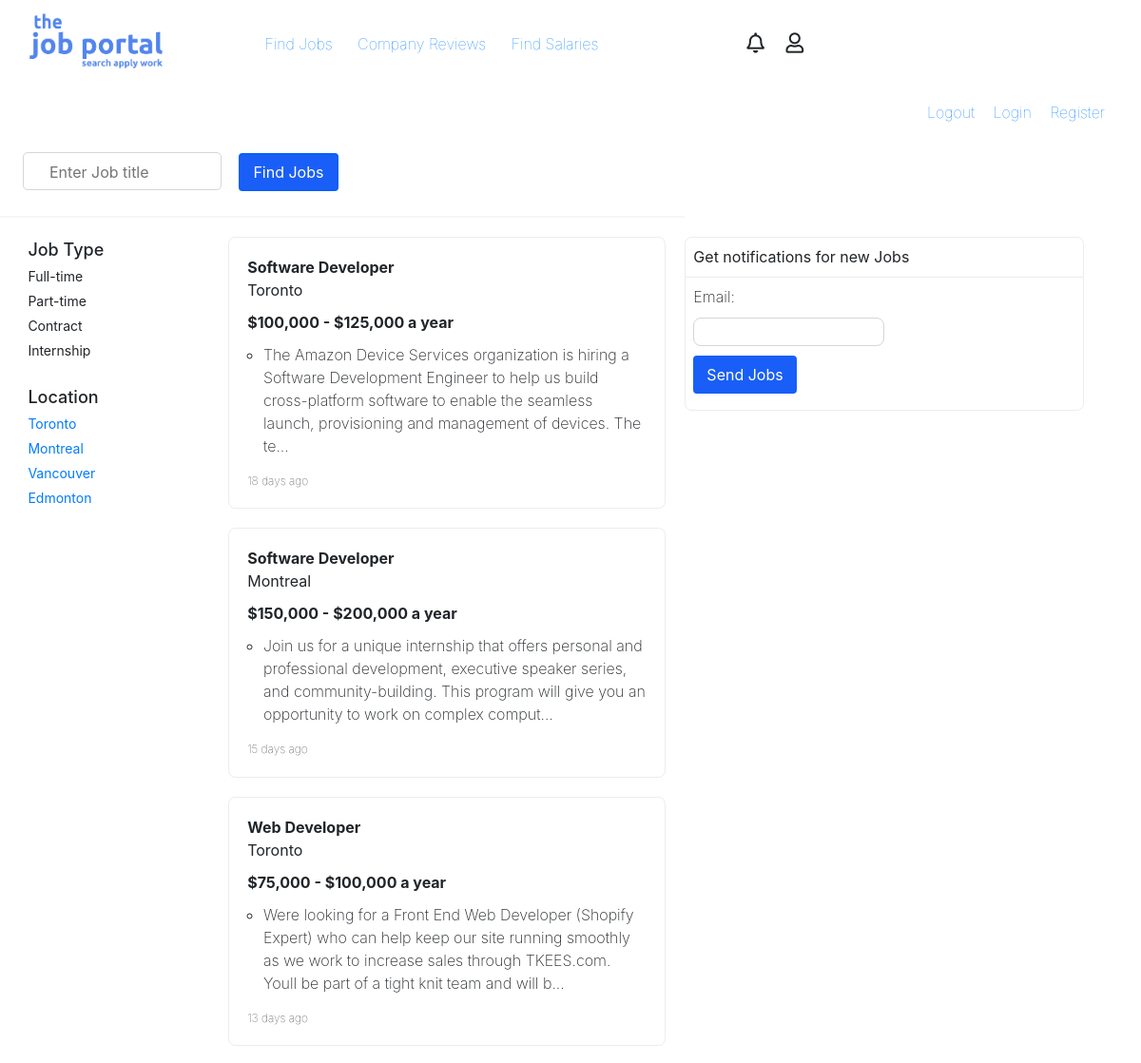
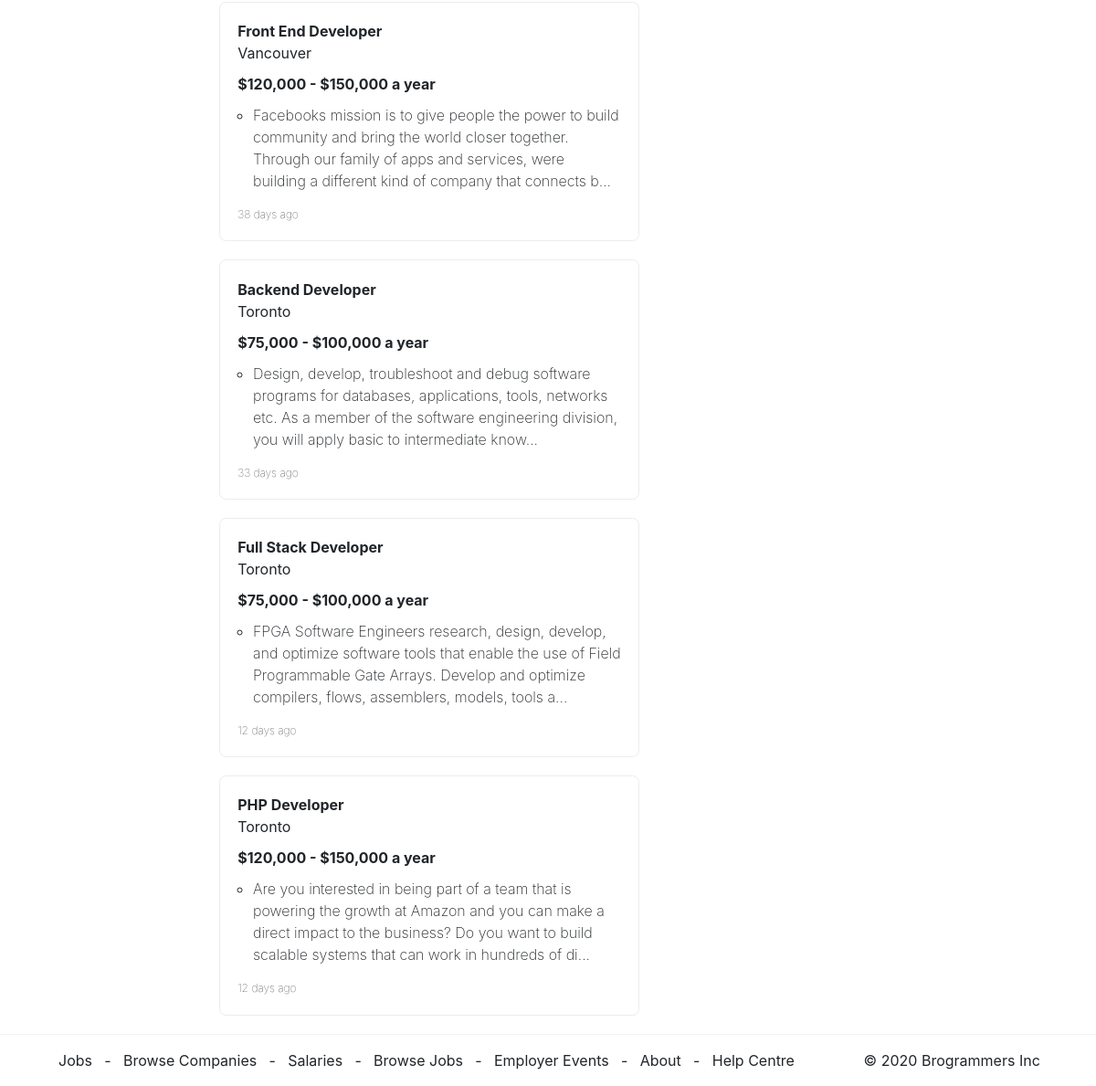
Screenshot of /Views/User/Search.php with the database file from the repository (2 pictures, top to bottom).
### tables this page shows
CREATE TABLE `Jobs` (
  `id` int(11) NOT NULL,
  `title` varchar(100) DEFAULT NULL,
  `company` varchar(20) DEFAULT NULL,
  `location` varchar(20) DEFAULT NULL,
  `salary` int(11) DEFAULT NULL,
  `description` longtext DEFAULT NULL,
  `date` date DEFAULT NULL
);

### Database/JobDB.php (called while the page is built, shortened)
<?php
class JobDB
{
    private $dbcon;
    public function __construct($dbcon)
    {
        $this->dbcon=$dbcon;
    }
    public function listJobs($key){
        $sql = "SELECT * from Jobs where title like :key";
        $pdostm = $this->dbcon->prepare($sql);
        $pdostm->bindValue(':key','%'.$key.'%');
        $pdostm->execute();
        $jobs = $pdostm->fetchAll(PDO::FETCH_OBJ);
        return $jobs;
    }
}
?>

### Views/User/Search.php (the view, shortened to what this page needs)
<?php
require_once '../../Database/Database.php';
require_once '../../Database/JobDB.php';
$dbconn = Database::getDb();
$jobDB = new JobDB($dbconn);
if(isset($_GET['location'])) {
    $jobs=$jobDB->getJobByLocation($_GET['location'],$_GET['search']);
}
else {
    $jobs = $jobDB->listJobs($_GET["search"]);
}
?>
<html>
<head>
    <link rel="stylesheet" href="https://stackpath.bootstrapcdn.com/bootstrap/4.4.1/css/bootstrap.min.css">
    <link rel="stylesheet" href="../../Styles/Style_Index_Search.css">
    <link rel="stylesheet" href="../../Styles/Style_Header_Footer.css">
    <link rel="stylesheet" href="https://pro.fontawesome.com/releases/v5.12.0/css/all.css">
</head>
<body>
<?php include '../../Includes/header.php';?>
<main id="search_main">
    <section id="search_section1">
        <form method="get" action="Search.php">
            <input type="text" name="search" id="search" placeholder="Enter Job title">
            <input type="submit" class="btn btn-primary" value="Find Jobs">
        </form>
    </section>
    <section id="search_section2">
        <div id="job_type" class="section">
            <div class="heading">
                <span>Job Type</span>
            </div>
            <div class="body">
                <ul>
                    <li>Full-time</li>
                    <li>Part-time</li>
                    <li>Contract</li>
                    <li>Internship</li>
                </ul>
            </div>
        </div>
        <div id="job_type" class="section">
            <div class="heading">
                <span>Location</span>
            </div>
            <div class="body">
                <ul>
                    <li><a href="Search.php?search=<?=$_GET['search']?>&location=Toronto">Toronto</a></li>
                    <li><a href="Search.php?search=<?=$_GET['search']?>&location=Montreal">Montreal</a></li>
                    <li><a href="Search.php?search=<?=$_GET['search']?>&location=Vancouver">Vancouver</a></li>
                    <li><a href="Search.php?search=<?=$_GET['search']?>&location=Edmonton">Edmonton</a></li>
                </ul>
            </div>
        </div>
    </section>
    <section id="search_section3">
        <?php foreach ($jobs as $job) { ?>
            <div class="search_job">
                <div id="title">
                    <span><?=$job->title ?></span>
                </div>
                <div id="location">
                    <span><?=$job->location ?></span>
                </div>
                <div id="salary">
                    <?php
                    $salary = $job->salary;
                    if( $salary >= 75000 && $salary < 100000 )
                        echo "<span>$75,000 - $100,000 a year</span>";
                    if( $salary >= 100000 && $salary < 120000 )
                        echo "<span>$100,000 - $125,000 a year</span>";
                    if( $salary >= 120000 && $salary < 150000 )
                        echo "<span>$120,000 - $150,000 a year</span>";
                    if( $salary >= 150000 && $salary < 200000 )
                        echo "<span>$150,000 - $200,000 a year</span>";
                    ?>
                </div>
                <div id="description">
                    <?php
                    $description = $job->description;
                    echo "<ul><li><span>".substr($description,0,200)."...</span></ul></li>";
                    ?>
                </div>
                <div id="days">
                    <?php
                    $date =  $job->date;
                    $now = time();
                    $your_date = strtotime($date);
                    $datediff = $now - $your_date;
                    $days = round($datediff / (60 * 60 * 24));
                    if($days == 0)
                        echo "Posted Today";
                    else
                        echo $days." days ago";
                    ?>
                </div>
            </div>
            <?php
        }
        ?>
    </section>
    <section id="search_section4">
        <div id="email">
            <div class="heading">
                Get notifications for new <span><?= $_GET["search"] ?></span> Jobs
            </div>
            <form action="#" method="post">
                <div id="emailForm">
                    <lablel>Email:</lablel>
                </div>
                <div>
                    <input type="text" name="email" id="textEmail" />
                </div>
                <div>
                    <button type="submit" class="btn btn-primary" name="emailSend">Send Jobs</button>
                </div>
            </form>
        </div>
    </section>
</main>
<?php include '../../Includes/footer.php';?>
</body>
</html>

### Styles/Style_Index_Search.css (style rules this page uses)
main { clear: both; }
.btn { vertical-align: unset; border-radius: 4px; background: #195ff7; border: 2px solid #195ff7; margin-left: 2%; }
#search_section1 { width: 60%; padding-top: 10px; padding-bottom: 10px; border-bottom: 2px solid #f6f6f6; }
#search_section1 { width: 60%; padding-top: 10px; padding-left: 2%; }
#search_section1 input[type=text] { margin-top: 20px; border-radius: 5px; border: 1px solid #d6d6d6; box-shadow: none; padding-left: 27px; padding-top: 2px; height: 40px; width: 30%; }
#search_section1 input[type=submit] { width: 15%; height: 40px; border: 2px solid #085ff7 !important; }
#search_section2 { float: left; width: 20%; margin-top: 20px; margin-bottom: 20px; padding-left: .5%; }
#search_section2 #job_type { margin-left: 10%; }
#search_section2 ul { margin-block-start: 0; margin-block-end: 0; padding-left: 0; }
#search_section2 li { list-style-type: none; margin-bottom: 5px; }
#search_section2 .heading { font-size: 18px; font-weight: 500; margin-bottom: 2%; }
#search_section2 .body { font-size: 14px; }
#search_section2 .section { padding-bottom: 20px; }
#search_section3 { float: left; width: 40%; margin-top: 20px; }
#search_section3 .search_job { border: 1px solid #ececec; border-radius: 7.5px; padding: 4%; margin-bottom: 20px; margin-right: 20px; }
#search_section3 #title { font-size: 20px; font-weight: 700; }
#search_section3 #title { font-size: 16px; }
#search_section3 #salary { margin-top: 10px; font-size: 16px; font-weight: bold; margin-bottom: 10px; }
#search_section3 ul { list-style-type: circle; padding-inline-start: 4%; font-weight: 200; }
#search_section3 #days { font-weight: 100; font-size: 12px; }
#search_section4 { float: left; width: 35%; margin-top: 20px; border: 1px solid #ececec; border-radius: 7.5px; }
#search_section4 .heading { padding: 2%; border-bottom: 1px solid #ececec; }
#search_section4 form { padding: 2%; margin-bottom: 2%; font-weight: 200; }
#search_section4 form #emailForm { margin-bottom: 10px; }
#search_section4 form input { margin-bottom: 10px; font-weight: 200; }
#search_section4 form #textEmail { width: 50%; height: 30px; border-radius: 0.5rem; border: 1px solid #d6d6d6; }
#search_section4 button { margin-left: 0; }

### Styles/Style_Header_Footer.css (style rules this page uses)
a { text-decoration: none; }
#job_type a { text-decoration: none; }

### rows the page displays
jobs: title "Software Developer", location "Toronto", salary "$100,000 - $125,000 a year", description "The Amazon Device Services organization is hiring a Software Development Engineer to help us build cross-platform software to enable the seamless launch, provisioning and management of devices. The te"
jobs: title "Software Developer", location "Montreal", salary "$150,000 - $200,000 a year", description "Join us for a unique internship that offers personal and professional development, executive speaker series, and community-building. This program will give you an opportunity to work on complex comput"
jobs: title "Web Developer", location "Toronto", salary "$75,000 - $100,000 a year", description "Were looking for a Front End Web Developer (Shopify Expert) who can help keep our site running smoothly as we work to increase sales through TKEES.com. Youll be part of a tight knit team and will b"
jobs: title "Front End Developer", location "Vancouver", salary "$120,000 - $150,000 a year", description "Facebooks mission is to give people the power to build community and bring the world closer together. Through our family of apps and services, were building a different kind of company that connects b"
jobs: title "Backend Developer", location "Toronto", salary "$75,000 - $100,000 a year", description "Design, develop, troubleshoot and debug software programs for databases, applications, tools, networks etc. As a member of the software engineering division, you will apply basic to intermediate know"
jobs: title "Full Stack Developer", location "Toronto", salary "$75,000 - $100,000 a year", description "FPGA Software Engineers research, design, develop, and optimize software tools that enable the use of Field Programmable Gate Arrays. Develop and optimize compilers, flows, assemblers, models, tools a"
jobs: title "PHP Developer", location "Toronto", salary "$120,000 - $150,000 a year", description "Are you interested in being part of a team that is powering the growth at Amazon and you can make a direct impact to the business? Do you want to build scalable systems that can work in hundreds of di"
